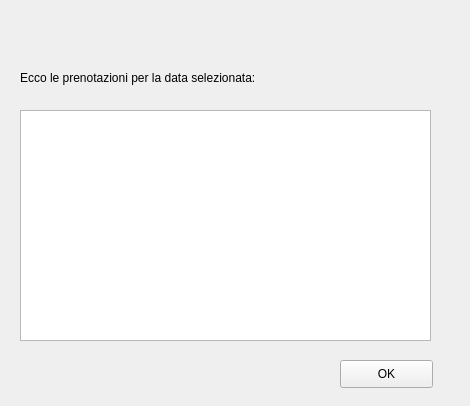
<?xml version="1.0" encoding="UTF-8"?>
<ui version="4.0">
 <class>Form</class>
 <widget class="QWidget" name="Form">
  <property name="geometry">
   <rect>
    <x>0</x>
    <y>0</y>
    <width>470</width>
    <height>406</height>
   </rect>
  </property>
  <property name="windowTitle">
   <string>Prenotazioni Data</string>
  </property>
  <widget class="QLabel" name="label">
   <property name="geometry">
    <rect>
     <x>20</x>
     <y>70</y>
     <width>301</width>
     <height>16</height>
    </rect>
   </property>
   <property name="text">
    <string>Ecco le prenotazioni per la data selezionata:</string>
   </property>
  </widget>
  <widget class="QTextBrowser" name="textBrowser">
   <property name="geometry">
    <rect>
     <x>20</x>
     <y>110</y>
     <width>411</width>
     <height>231</height>
    </rect>
   </property>
  </widget>
  <widget class="QPushButton" name="pushButton">
   <property name="geometry">
    <rect>
     <x>340</x>
     <y>360</y>
     <width>93</width>
     <height>28</height>
    </rect>
   </property>
   <property name="text">
    <string>OK</string>
   </property>
  </widget>
 </widget>
 <resources/>
 <connections/>
</ui>
